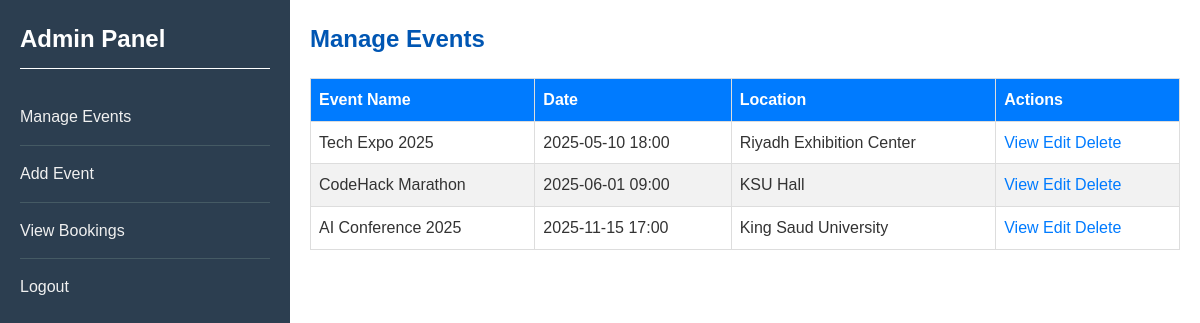
/Admin_backup/manageEvents.php (signed in), run on an earlier commit of the app's database.
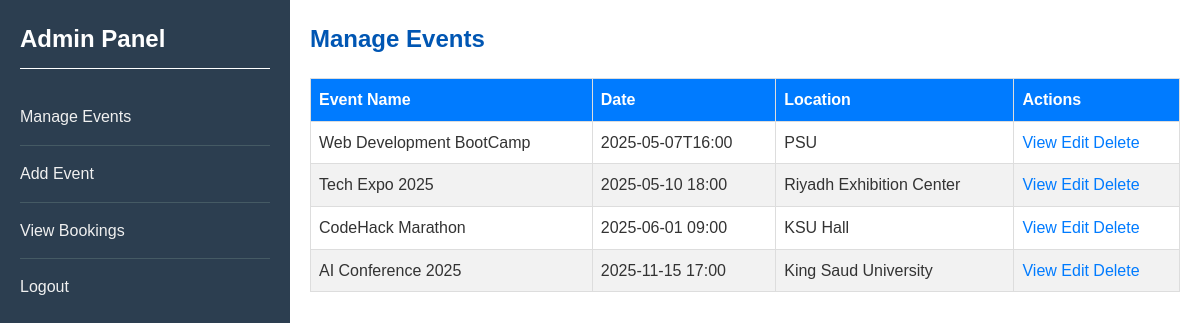
And on a later commit of the database.
### tables this page shows
CREATE TABLE events (
    id INTEGER PRIMARY KEY AUTOINCREMENT,
    name TEXT NOT NULL,
    date TEXT NOT NULL,
    location TEXT NOT NULL,
    price REAL NOT NULL,
    image TEXT,
    max_tickets INTEGER NOT NULL
, description TEXT);

### Admin_backup/manageEvents.php (the view, shortened to what this page needs)
<?php
require_once '../includes/config.php';
$stmt = $conn->query("SELECT * FROM events ORDER BY date ASC");
$events = $stmt->fetchAll(PDO::FETCH_ASSOC);
?>
<!DOCTYPE html>
<html lang="en">
<head>
    <link rel="stylesheet" href="../event_booking_system.css">
</head>
<body>
    <div class="admin-panel">
        <div class="side-menu">
            <h2>Admin Panel</h2>
            <ul>
                <li><a href="manageEvents.php">Manage Events</a></li>
                <li><a href="addEvent.php">Add Event</a></li>
                <li><a href="viewBookings.php">View Bookings</a></li>
                <li><a href="logout.php">Logout</a></li>
            </ul>
        </div>
        <div class="main-section">
            <h2>Manage Events</h2>
            <table>
                <thead>
                    <tr>
                        <th>Event Name</th>
                        <th>Date</th>
                        <th>Location</th>
                        <th>Actions</th>
                    </tr>
                </thead>
                <tbody>
    <?php foreach ($events as $event): ?>
        <tr>
            <td><?= htmlspecialchars($event['name']) ?></td>
            <td><?= $event['date'] ?></td>
            <td><?= htmlspecialchars($event['location']) ?></td>
            <td class="action-links">
                <a href="viewEvent.php?id=<?= $event['id'] ?>">View</a>
                <a href="editEvent.php?id=<?= $event['id'] ?>">Edit</a>
                <a href="deleteEvent.php?id=<?= $event['id'] ?>">Delete</a>
            </td>
        </tr>
    <?php endforeach; ?>
</tbody>
            </table>
        </div>
    </div>
</body>
</html>

What changed in the data, as far as the page shows it:
added events: name "Web Development BootCamp", date "2025-05-07T16:00", location "PSU"
